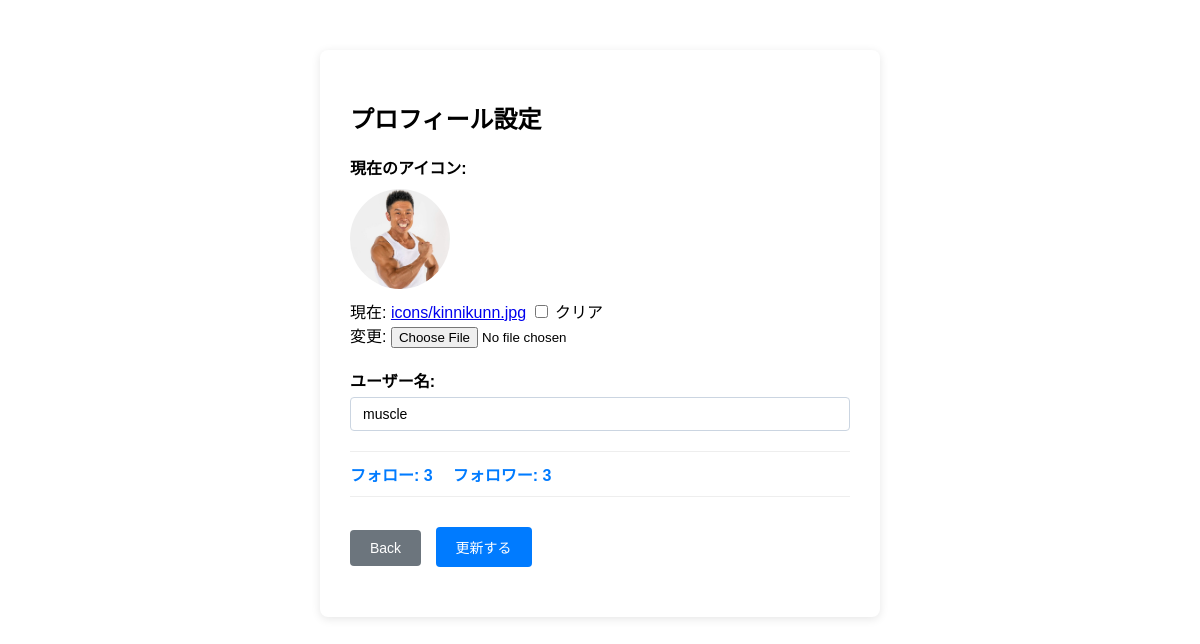
The app's page /profile/ (signed in), older data.
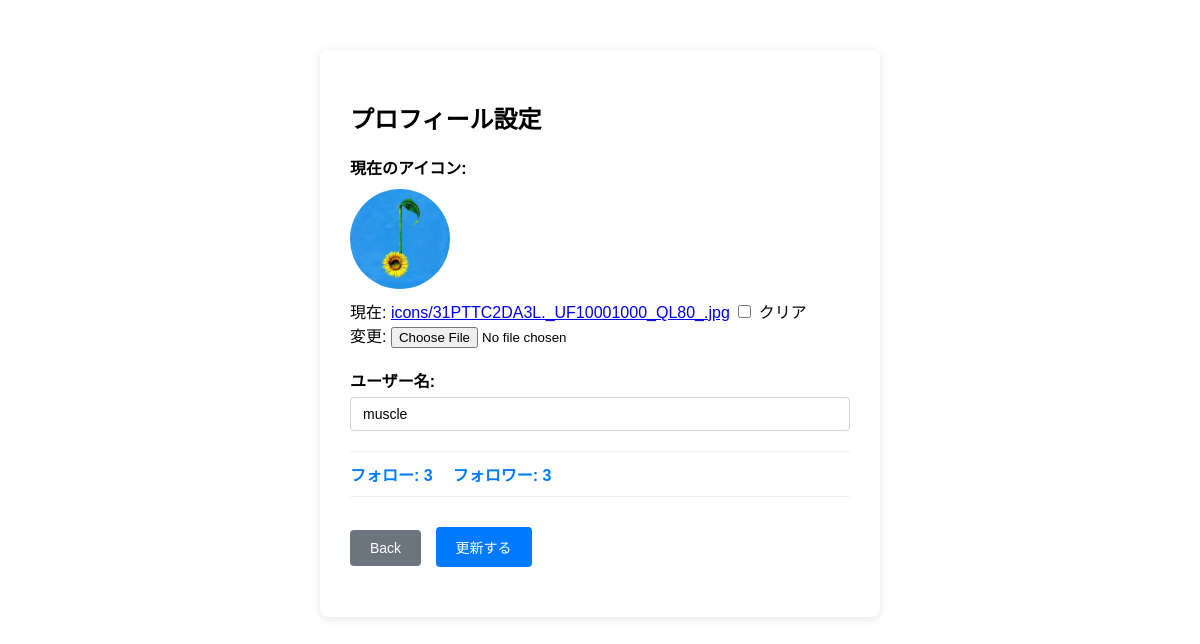
The same page, newer data.
### accounts/models.py (models this page shows, shortened)
class Profile(models.Model):
    user = models.OneToOneField(User, on_delete=models.CASCADE)
    nickname = models.CharField('ユーザー名', max_length=50, blank=True)
    icon = models.ImageField('アイコン画像', upload_to='icons/', blank=True, null=True)
    following = models.ManyToManyField('self', symmetrical=False, related_name='followers', blank=True)

### accounts/views.py (the view)
# urls.py: path('profile/', account_views.edit_profile, name='my_profile'),
@login_required
def edit_profile(request, user_id=None):
    if user_id is None:
        target_user = request.user
    else:
        target_user = get_object_or_404(User, id=user_id)
    my_profile, _ = Profile.objects.get_or_create(user=request.user)
    target_profile, _ = Profile.objects.get_or_create(user=target_user)
    is_me = (target_user == request.user)
    is_following = my_profile.following.filter(id=target_profile.id).exists()
    if request.method == 'POST' and is_me:
        form = ProfileForm(request.POST, request.FILES, instance=target_profile, user=target_user)
        if form.is_valid():
            new_username = form.cleaned_data.get('username')
            if new_username:
                target_user.username = new_username
                target_user.save()
                target_profile.nickname = new_username
                target_profile.save()
            form.save()
            return redirect('chat_room')
    else:
        form = ProfileForm(instance=target_profile, user=target_user)
    context = {
        'form': form,
        'profile': target_profile,
        'target_user': target_user,
        'is_me': is_me,
        'is_following': is_following,
        'following_count': target_profile.following.count(),
        'followers_count': target_profile.followers.count(),
    }
    return render(request, 'accounts/profile_edit.html', context)

### accounts/forms.py
class ProfileForm(forms.ModelForm):
    username = forms.CharField(label='ユーザー名', max_length=150)
    class Meta:
        model = Profile
        fields = ['icon'] # 画像はProfileモデルから持ってくる
    def __init__(self, *args, **kwargs):
        user = kwargs.pop('user', None)
        super().__init__(*args, **kwargs)
        if user:
            self.fields['username'].initial = user.username

### accounts/templates/accounts/profile_edit.html (shortened to what this page needs)
<!DOCTYPE html>
<html lang="ja">
<head>
</head>
<body>
<div class="profile-container">
    <h2>{% if is_me %}プロフィール設定{% else %}{{ target_user.username }}のプロフィール{% endif %}</h2>
    <form method="POST" enctype="multipart/form-data">
        <div class="form-group">
            <label style="font-weight: bold;">現在のアイコン:</label>
            <div style="margin-top: 10px; margin-bottom: 10px;">
                {% if profile.icon %}
                    <img src="{{ profile.icon.url }}" class="current-icon" alt="アイコン">
                {% else %}
                    <div style="width:100px; height:100px; background:#eee; border-radius:50%; line-height:100px; text-align:center; color:#888;">未設定</div>
                {% endif %}
            </div>
            {% if is_me %}{{ form.icon }}{% endif %}
        </div>
        <div class="form-group">
            <label style="font-weight: bold; display: block;">ユーザー名:</label>
            {% if is_me %}
                {{ form.username }}
            {% else %}
                <p style="font-size: 16px; font-weight: bold; margin: 5px 0; color: #1e3a8a;">{{ target_user.username }}</p>
            {% endif %}
        </div>
        <div class="stats-bar">
            <div class="stat-item" onclick="openModal('following-modal')">フォロー: {{ following_count }}</div>
            <div class="stat-item" onclick="openModal('followers-modal')">フォロワー: {{ followers_count }}</div>
        </div>
        <div class="form-group" style="margin-top: 30px;">
            <a href="{% url 'chat_room' %}" class="btn btn-back">Back</a>
            {% if is_me %}
                <button type="submit" class="btn btn-submit">更新する</button>
            {% else %}
                {% if is_following %}
                    <a href="{% url 'toggle_follow' target_user.id %}" class="btn btn-following">フォロー中</a>
                {% else %}
                    <a href="{% url 'toggle_follow' target_user.id %}" class="btn btn-follow">フォローする</a>
                {% endif %}
            {% endif %}
        </div>
    </form>
</div>
</body>
</html>

Row changes from the older to the newer data that the page shows:
changed Profile: icon: a different picture
Text that changed along with them:
text no longer shown: "現在: icons/kinnikunn.jpg クリア 変更:"
text now shown: "現在: icons/31PTTC2DA3L._UF10001000_QL80_.jpg クリア 変更:"
